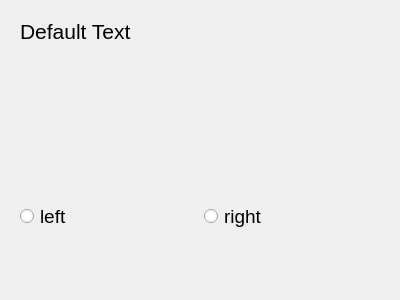
<?xml version="1.0" encoding="UTF-8"?>
<ui version="4.0">
 <class>Form</class>
 <widget class="QWidget" name="Form">
  <property name="geometry">
   <rect>
    <x>0</x>
    <y>0</y>
    <width>400</width>
    <height>300</height>
   </rect>
  </property>
  <property name="windowTitle">
   <string>Form</string>
  </property>
  <widget class="QWidget" name="verticalLayoutWidget">
   <property name="geometry">
    <rect>
     <x>20</x>
     <y>19</y>
     <width>361</width>
     <height>261</height>
    </rect>
   </property>
   <layout class="QVBoxLayout" name="verticalLayout_2">
    <item>
     <widget class="QLabel" name="description">
      <property name="font">
       <font>
        <pointsize>16</pointsize>
       </font>
      </property>
      <property name="text">
       <string>Default Text</string>
      </property>
      <property name="alignment">
       <set>Qt::AlignLeading|Qt::AlignLeft|Qt::AlignTop</set>
      </property>
     </widget>
    </item>
    <item>
     <layout class="QHBoxLayout" name="horizontalLayout">
      <item>
       <widget class="QRadioButton" name="radioLeft">
        <property name="sizePolicy">
         <sizepolicy hsizetype="Minimum" vsizetype="Preferred">
          <horstretch>0</horstretch>
          <verstretch>0</verstretch>
         </sizepolicy>
        </property>
        <property name="font">
         <font>
          <pointsize>14</pointsize>
         </font>
        </property>
        <property name="text">
         <string>left</string>
        </property>
       </widget>
      </item>
      <item>
       <widget class="QRadioButton" name="radioRight">
        <property name="sizePolicy">
         <sizepolicy hsizetype="Minimum" vsizetype="Preferred">
          <horstretch>0</horstretch>
          <verstretch>0</verstretch>
         </sizepolicy>
        </property>
        <property name="font">
         <font>
          <pointsize>14</pointsize>
         </font>
        </property>
        <property name="text">
         <string>right</string>
        </property>
       </widget>
      </item>
     </layout>
    </item>
   </layout>
  </widget>
 </widget>
 <resources/>
 <connections/>
</ui>
